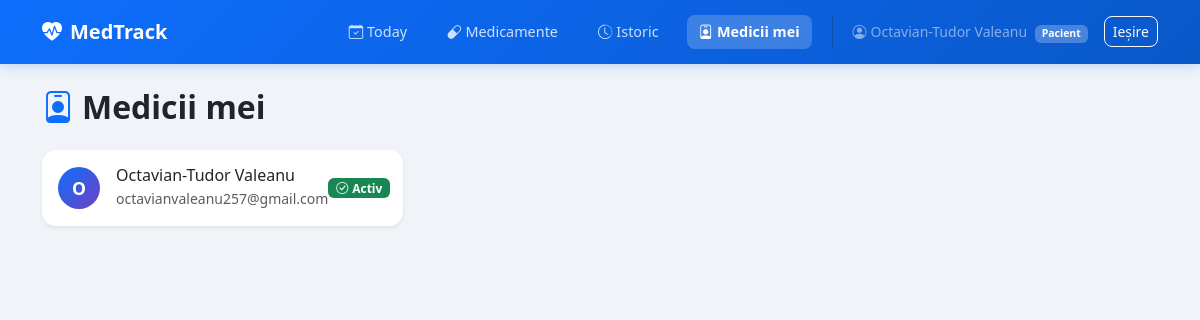
/patient/doctors (signed in), run on the app's committed database.
### tables this page shows
CREATE TABLE users (
            id INTEGER PRIMARY KEY AUTOINCREMENT,
            name TEXT NOT NULL,
            email TEXT UNIQUE NOT NULL,
            password_hash TEXT NOT NULL,
            role TEXT NOT NULL
        );

### app.py (the view)
@app.route('/patient/doctors')
@login_required(role='patient')
def patient_doctors():
    db = get_db()
    doctors = db.execute('''
        SELECT u.name, u.email
        FROM doctor_patient dp JOIN users u ON dp.doctor_id=u.id
        WHERE dp.patient_id=?
    ''', (session['user_id'],)).fetchall()
    db.close()
    return render_template('patient/doctors.html', doctors=doctors)

### app.py (called while the page is built)
def get_db():
    conn = sqlite3.connect(DATABASE)
    conn.row_factory = sqlite3.Row
    return conn

def login_required(role=None):
    def decorator(f):
        @wraps(f)
        def decorated(*args, **kwargs):
            if 'user_id' not in session:
                return redirect(url_for('login'))
            if role and session.get('role') != role:
                flash('Acces neautorizat.', 'danger')
                return redirect(url_for('login'))
            return f(*args, **kwargs)
        return decorated
    return decorator

### templates/patient/doctors.html (shortened to what this page needs)
{% extends 'base.html' %}
{% block content %}
<h2 class="fw-bold mb-4"><i class="bi bi-person-badge text-primary me-2"></i>Medicii mei</h2>
{% if doctors %}
<div class="row g-3">
    {% for doc in doctors %}
    <div class="col-md-4">
        <div class="card border-0 shadow-sm">
            <div class="card-body d-flex align-items-center">
                <div class="avatar-circle me-3">{{ doc.name[0].upper() }}</div>
                <div>
                    <h6 class="mb-0">{{ doc.name }}</h6>
                    <small class="text-muted">{{ doc.email }}</small>
                </div>
                <span class="badge bg-success ms-auto">
                    <i class="bi bi-check-circle me-1"></i>Activ
                </span>
            </div>
        </div>
    </div>
    {% endfor %}
</div>
{% endif %}
{% endblock %}

### templates/base.html (shortened to what this page needs)
<!DOCTYPE html>
<html lang="ro">
<head>
    <link href="https://cdn.jsdelivr.net/npm/bootstrap@5.3.0/dist/css/bootstrap.min.css" rel="stylesheet">
    <link href="https://cdn.jsdelivr.net/npm/bootstrap-icons@1.11.0/font/bootstrap-icons.css" rel="stylesheet">
    <link href="{{ url_for('static', filename='style.css') }}" rel="stylesheet">
</head>
<body>
{% if session.user_id %}
<nav class="navbar navbar-expand-lg navbar-dark">
    <div class="container">
        <a class="navbar-brand fw-bold" href="/">
            <i class="bi bi-heart-pulse-fill me-2"></i>MedTrack
        </a>
        <div class="d-flex align-items-center gap-3 ms-auto">
            {% if session.role == 'patient' %}
                <a class="nav-link-custom {% if request.endpoint == 'patient_today' %}active{% endif %}"
                   href="{{ url_for('patient_today') }}">
                    <i class="bi bi-calendar-check me-1"></i>Today
                </a>
                <a class="nav-link-custom {% if request.endpoint == 'patient_medications' %}active{% endif %}"
                   href="{{ url_for('patient_medications') }}">
                    <i class="bi bi-capsule me-1"></i>Medicamente
                </a>
                <a class="nav-link-custom {% if request.endpoint == 'patient_history' %}active{% endif %}"
                   href="{{ url_for('patient_history') }}">
                    <i class="bi bi-clock-history me-1"></i>Istoric
                </a>
                <a class="nav-link-custom {% if request.endpoint == 'patient_doctors' %}active{% endif %}"
                   href="{{ url_for('patient_doctors') }}">
                    <i class="bi bi-person-badge me-1"></i>Medicii mei
                </a>
            {% else %}
                <a class="nav-link-custom {% if request.endpoint in ['doctor_patients'] %}active{% endif %}"
                   href="{{ url_for('doctor_patients') }}">
                    <i class="bi bi-people me-1"></i>Pacienții mei
                </a>
            {% endif %}
            <span class="text-white-50 small">
                <i class="bi bi-person-circle me-1"></i>{{ session.name }}
                <span class="badge bg-white bg-opacity-25 ms-1 small">
                    {% if session.role == 'doctor' %}Medic{% else %}Pacient{% endif %}
                </span>
            </span>
            <a class="btn btn-outline-light btn-sm" href="{{ url_for('logout') }}">Ieșire</a>
        </div>
    </div>
</nav>
{% endif %}
<div class="container py-4">
    {% block content %}{% endblock %}
</div>
</body>
</html>

### static/style.css (style rules this page uses)
body { background-color: #f0f4f8; font-family: 'Segoe UI', system-ui, -apple-system, sans-serif; }
.navbar { background: linear-gradient(135deg, #0d6efd 0%, #0a58ca 100%); box-shadow: 0 2px 12px rgba(13,110,253,0.25); padding: 0.75rem 0; }
.nav-link-custom { color: rgba(255,255,255,0.8); text-decoration: none; padding: 0.4rem 0.75rem; border-radius: 8px; font-size: 0.9rem; transition: all 0.2s; }
.nav-link-custom.active { color: #fff; background: rgba(255,255,255,0.2); font-weight: 600; }
.card { border-radius: 14px; }
.avatar-circle { width: 42px; height: 42px; border-radius: 50%; background: linear-gradient(135deg, #0d6efd, #6f42c1); color: white; display: flex; align-items: center; justify-content: center; font-weight: 700; font-size: 1.1rem; flex-shrink: 0; }
.btn { border-radius: 8px; font-weight: 500; }

### data on the page
users: name "Octavian-Tudor Valeanu", name "O", email "octavianvaleanu257@gmail.com"
